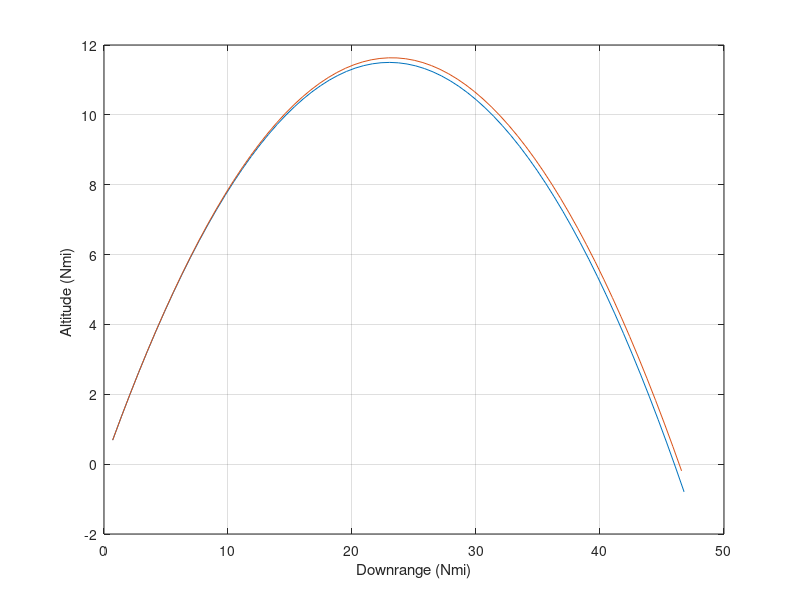

MATLAB code to generate this figure:
clear
count=0;
H=.01;
A=2.0926e7;
GM=1.4077e16;
GAM=45.;
ALTNM=0.;
V=3000.;
ALT=ALTNM/6076.;
ANG=0.;
VRX=V*cos(1.5708-GAM/57.3+ANG);
VRY=V*sin(1.5708-GAM/57.3+ANG);
G=32.2;
S=0.;
SCOUNT=0.;
RT1=ALT*cos(ANG);
RT2=ALT*sin(ANG);
VT1=VRX;
VT2=VRY;
X=(A+ALT)*cos(ANG);
Y=(A+ALT)*sin(ANG);
XFIRST=X;
YFIRST=Y;
X1=VRX;
Y1=VRY;
T=0.;
while ALTNM > -.0001
   	RT1OLD=RT1;
 	RT2OLD=RT2;
	VT1OLD=VT1;
	VT2OLD=VT2;
	XOLD=X;
	YOLD=Y;
	X1OLD=X1;
	Y1OLD=Y1;
	STEP=1;
	FLAG=0;
	while STEP <=1
		if FLAG==1
			STEP=2;
 			RT1=RT1+H*RT1D;
			RT2=RT2+H*RT2D;
			VT1=VT1+H*VT1D;
			VT2=VT2+H*VT2D;
			X=X+H*XD;
			Y=Y+H*YD;
			X1=X1+H*X1D;
			Y1=Y1+H*Y1D;
			T=T+H;
		end
		AT1=0.;
		AT2=-G;
		RT1D=VT1;
		RT2D=VT2;
		VT1D=AT1;
		VT2D=AT2;
		TEMBOT=(X^2+Y^2)^1.5;
		X1D=-GM*X/TEMBOT;
		Y1D=-GM*Y/TEMBOT;
		XD=X1;
		YD=Y1;
		FLAG=1;
	end
	FLAG=0;
 	RT1=(RT1OLD+RT1)/2.+.5*H*RT1D;
 	RT2=(RT2OLD+RT2)/2.+.5*H*RT2D;
	VT1=(VT1OLD+VT1)/2.+.5*H*VT1D;
	VT2=(VT2OLD+VT2)/2.+.5*H*VT2D;
	X=(XOLD+X)/2+.5*H*XD;
	Y=(YOLD+Y)/2+.5*H*YD;
	X1=(X1OLD+X1)/2+.5*H*X1D;
	Y1=(Y1OLD+Y1)/2+.5*H*Y1D;
	S=S+H;
	if S>=1.99999
		S=0.;
		RT1NM=RT1/6076.;
		RT2NM=RT2/6076.;
		ALTNM=(sqrt(X^2+Y^2)-A)/6076.;
		R=sqrt(X^2+Y^2);
		RF=sqrt(XFIRST^2+YFIRST^2);
		CBETA=(X*XFIRST+Y*YFIRST)/(R*RF);
		BETA=acos(CBETA);
		DISTNM=A*BETA/6076.;
		count=count+1;
		ArrayT(count)=T;
		ArrayRT1NM(count)=RT1NM;
		ArrayRT2NM(count)=RT2NM;
		ArrayDISTNM(count)=DISTNM;
		ArrayALTNM(count)=ALTNM;
	end
end
figure
plot(ArrayRT1NM,ArrayRT2NM,ArrayDISTNM,ArrayALTNM),grid
xlabel('Downrange (Nmi)')
ylabel('Altitude (Nmi) ')
clc
output=[ArrayT',ArrayRT1NM',ArrayRT2NM',ArrayDISTNM',ArrayALTNM'];
save datfil.txt output -ascii
disp 'simulation finished'	
	
